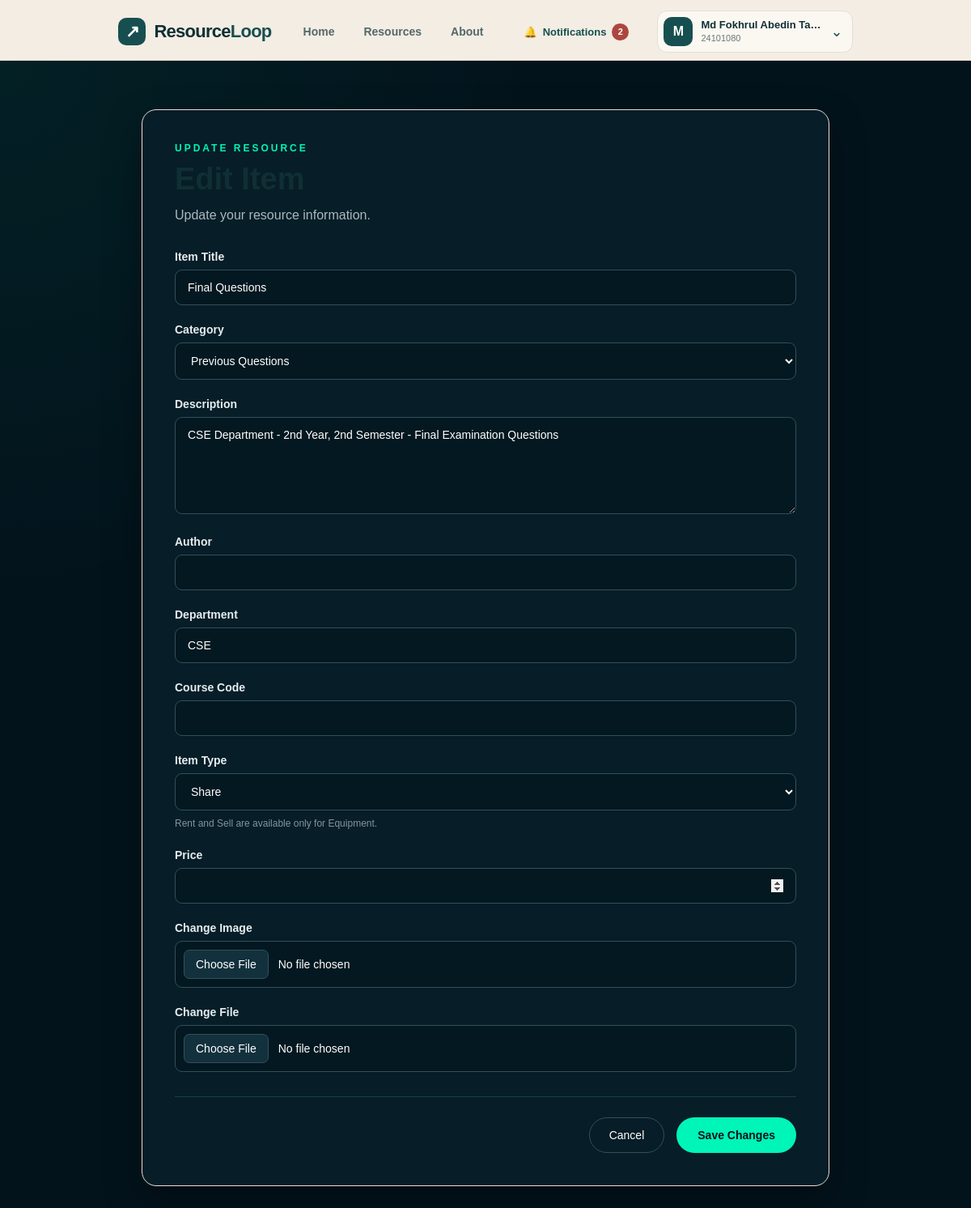
The app's page /items/2/edit/ (signed in) with its own data.
### resources/models.py (models this page shows, shortened)
class ResourceItem(models.Model):
    CATEGORY_CHOICES = [
        ('books', 'Books'),
        ('notes', 'Notes'),
        ('equipment', 'Equipment'),
        ('previous_questions', 'Previous Questions'),
        ('course_materials', 'Course Materials'),
    ]
    SHARE_TYPE_CHOICES = [
        ('share', 'Share'),
        ('rent', 'Rent'),
        ('sell', 'Sell'),
    ]
    student = models.ForeignKey(
        Student,
        on_delete=models.CASCADE,
        related_name="resource_items",
        null=True,
        blank=True
    )
    title = models.CharField(
        max_length=200
    )
    category = models.CharField(
        max_length=30,
        choices=CATEGORY_CHOICES
    )
    description = models.TextField(
        blank=True
    )
    author = models.CharField(
        max_length=150,
        blank=True
    )
    department = models.CharField(
        max_length=100,
        blank=True
    )
    course_code = models.CharField(
        max_length=50,
        blank=True
    )
    share_type = models.CharField(
        max_length=20,
        choices=SHARE_TYPE_CHOICES,
        default='share'
    )
    price = models.DecimalField(
        max_digits=30,
        decimal_places=2,
        null=True,
        blank=True
    )
    file = models.FileField(
        upload_to='resources/',
        blank=True,
        null=True
    )
    image = models.ImageField(
        upload_to='resource_images/',
        blank=True,
        null=True
    )
    created_at = models.DateTimeField(
        auto_now_add=True
    )

### resources/views.py (the view, shortened to what this page needs)
# urls.py: path('items/<int:id>/edit/', views.edit_item, name='edit_item'),
def edit_item(request, id):
    student = get_logged_student(request)
    if not student:
        request.session.flush()
        return redirect("login")
    item = ResourceItem.objects.filter(
        id=id,
        student=student
    ).first()
    if not item:
        messages.error(
            request,
            "Item not found or you do not have permission."
        )
        return redirect("my_resources")
    return render(request, "edit_item.html", {
        "student": student,
        "item": item
    })

### requests_app/context_processors.py (called while the page is built)
def navbar_notifications(request):
    student_id = request.session.get("student_id")
    if not student_id:
        return {"navbar_unread_notifications": 0}
    return {
        "navbar_unread_notifications": WebsiteNotification.objects.filter(
            recipient_id=student_id, is_read=False
        ).count()
    }

### resources/views.py (called while the page is built)
def get_logged_student(request):
    student_id = request.session.get("student_id")
    if not student_id:
        return None
    return Student.objects.filter(id=student_id).first()

### templates/edit_item.html (shortened to what this page needs)
{% load static %}
<!DOCTYPE html>
<html lang="en">
<head>
    <link
        rel="stylesheet"
        href="{% static 'css/add_item.css' %}"
    >
    <link rel="stylesheet" href="{% static 'css/shared_theme.css' %}">
</head>
<body>
{% include 'includes/navbar.html' %}
<section class="add-item-section">
    <div class="form-box">
        <p class="tag">
            UPDATE RESOURCE
        </p>
        <h1>
        </h1>
        <p class="subtitle">
            Update your resource information.
        </p>
        <form
            method="POST"
            enctype="multipart/form-data"
        >
            <div class="form-group">
                <label>
                    Item Title
                </label>
                <input
                    type="text"
                    name="title"
                    value="{{ item.title }}"
                    required
                >
            </div>
            <div class="form-group">
                <label>
                    Category
                </label>
                <select
                    name="category"
                    required
                >
                    <option
                        value="previous_questions"
                        {% if item.category == "previous_questions" %}selected{% endif %}
                    >
                        Previous Questions
                    </option>
                </select>
            </div>
            <div class="form-group">
                <label>
                    Description
                </label>
                <textarea
                    name="description"
                    rows="5"
                >{{ item.description }}</textarea>
            </div>
            <div class="form-group">
                <label>
                    Author
                </label>
                <input
                    type="text"
                    name="author"
                    value="{{ item.author }}"
                >
            </div>
            <div class="form-group">
                <label>
                    Department
                </label>
                <input
                    type="text"
                    name="department"
                    value="{{ item.department }}"
                >
            </div>
            <div class="form-group">
                <label>
                    Course Code
                </label>
                <input
                    type="text"
                    name="course_code"
                    value="{{ item.course_code }}"
                >
            </div>
            <div class="form-group">
                <label>
                    Item Type
                </label>
                <select name="share_type">
                    <option
                        value="share"
                        {% if item.share_type == "share" %}selected{% endif %}
                    >
                        Share
                    </option>
                </select>
                <p class="help-text">
                    Rent and Sell are available only for Equipment.
                </p>
            </div>
            <div class="form-group">
                <label>
                    Price
                </label>
                <input
                    type="number"
                    name="price"
                    step="0.01"
                    min="0"
                    value="{{ item.price|default:'' }}"
                >
            </div>
            <div class="form-group">
                <label>
                    Change Image
                </label>
                <input
                    type="file"
                    name="image"
                    accept="image/*"
                >
            </div>
            <div class="form-group">
                <label>
                    Change File
                </label>
                <input
                    type="file"
                    name="file"
                >
            </div>
            <div class="form-buttons">
                <a
                    href="{% url 'my_resources' %}"
                    class="cancel-button"
                >
                    Cancel
                </a>
                <button
                    type="submit"
                    class="submit-button"
                >
                    Save Changes
                </button>
            </div>
        </form>
    </div>
</section>
</body>
</html>

### static/css/add_item.css (style rules this page uses)
* { margin: 0; padding: 0; box-sizing: border-box; font-family: Arial, sans-serif; }
body { background: #03131c; color: white; }
.add-item-section { min-height: calc(100vh - 75px); padding: 60px 20px; display: flex; justify-content: center; background: radial-gradient( circle at top left, rgba(0, 245, 184, 0.06), transparent 35% ), #03131c; }
.form-box { width: 100%; max-width: 850px; background: #071d27; border: 1px solid #18404c; border-radius: 18px; padding: 40px; box-shadow: 0 18px 45px rgba(0, 0, 0, 0.35); }
.tag { color: #00f5b8; font-size: 12px; font-weight: bold; letter-spacing: 3px; margin-bottom: 10px; }
.form-box h1 { font-size: 38px; margin-bottom: 10px; }
.subtitle { color: #aabac1; line-height: 1.6; margin-bottom: 30px; }
.form-group { margin-bottom: 22px; }
.form-group label { display: block; margin-bottom: 8px; color: #e5edf0; font-size: 14px; font-weight: 600; }
.form-group input, .form-group select, .form-group textarea { width: 100%; background: #031820; border: 1px solid #31505d; color: white; padding: 13px 15px; border-radius: 9px; outline: none; font-size: 14px; transition: 0.2s; }
.form-group textarea { resize: vertical; min-height: 120px; }
.form-group input::placeholder, .form-group textarea::placeholder { color: #71848c; }
.form-group select { cursor: pointer; }
.form-group select option { background: #071d27; color: white; }
.form-group input[type="file"] { padding: 10px; cursor: pointer; }
.help-text { margin-top: 7px; color: #82969e; font-size: 12px; line-height: 1.5; }
.form-buttons { display: flex; justify-content: flex-end; align-items: center; gap: 15px; margin-top: 30px; padding-top: 25px; border-top: 1px solid #18404c; }
.cancel-button { display: inline-block; padding: 13px 24px; border-radius: 30px; border: 1px solid #31505d; color: white; text-decoration: none; font-size: 14px; transition: 0.2s; }
.submit-button { background: #00f5b8; color: #03131c; border: none; padding: 14px 26px; border-radius: 30px; font-size: 14px; font-weight: bold; cursor: pointer; transition: 0.2s; }

### static/css/shared_theme.css (style rules this page uses)
:root { --rl-bg:#F6F1E8; --rl-nav:#F3EDE3; --rl-ink:#102F35; --rl-teal:#174F50; --rl-green:#DCEBE3; --rl-peach:#F8E8DA; --rl-border:#E4DFD6; }
html { scroll-behavior:smooth; }
body { background-color:var(--rl-bg); color:var(--rl-ink); }
body .form-box,body .request-card,body .resource-card,body .info-card,body .contact-card,body .detail-card,body .profile-sidebar,body .stat-card,body .card,body .filter-box { border-color:var(--rl-border); }
body input:not([type=checkbox]):not([type=radio]),body textarea,body select { accent-color:var(--rl-teal); }

### records on screen
ResourceItem: title "Final Questions", category "Previous Questions", description "CSE Department - 2nd Year, 2nd Semester - Final Examination Questions", department "CSE", share_type "Share"

### other values on screen
{{ navbar_unread_notifications }} "2"
{{ request.session.full_name|default:'S'|slice:':1'|upper }} "M"
{{ request.session.full_name|default:'Student' }} "Md Fokhrul Abedin Ta…"
{{ request.session.registration_id|default:'Student ID' }} "24101080"
